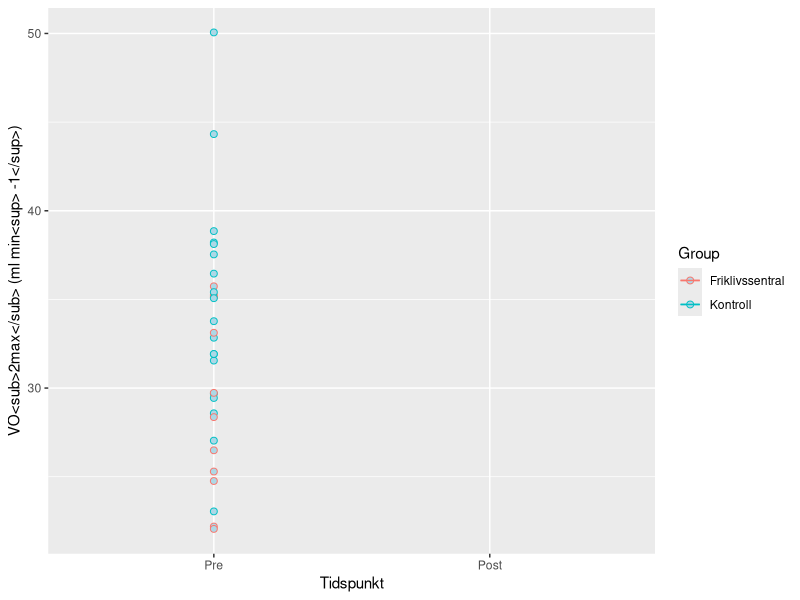

Source code (R):
## ---- chunk 1
library(tidyverse)
library(readxl)
library(ggtext)
library(ggplot2)
data <- read_excel("Revidert_resultatskjema.xlsx", na = "NA") #Henter data

Vo2figur <- select(data, id, time, group, vo2max_ml_min_kg_6x5) %>%
  filter(id != "tr031 10541") %>%
  filter(id != "tr031 11421") %>%
  filter(id != "tr031 13404") %>%
  filter(id != "tr031 004") %>%
  filter(id != "tr031 008") %>%
  filter(id != "tr031 001") %>%
  filter(id != "tr031 016")%>%
  filter(id != "tr031 014")

mean <- Vo2figur%>%
  group_by(group)%>%
  summarise(gjennomsnitt = mean(vo2max_ml_min_kg_6x5))%>%
  pivot_wider(names_from = group,
              values_from = gjennomsnitt)


Vo2figur$time <- factor(Vo2figur$time, levels = c("pre", "post"), labels = c("Pre", "Post"))
Vo2figur$group <-factor(Vo2figur$group,levels = c("fls", "kon"), labels = c("Friklivssentral", "Kontroll"))

ggplot(Vo2figur, aes(time, vo2max_ml_min_kg_6x5, color = group, group = id)) + geom_line() + geom_point(size = 2, fill = "lightblue", shape = 21) +
  labs(x = "Tidspunkt", 
       y = "VO<sub>2max</sub> (ml min<sup> -1</sup>)", color = "Group") +
  geom_hline(data = mean, aes(yintercept = fls, col = "Friklivssentral")) +  geom_hline(data = mean, aes(yintercept = kon, col = "Kontroll"))
       

